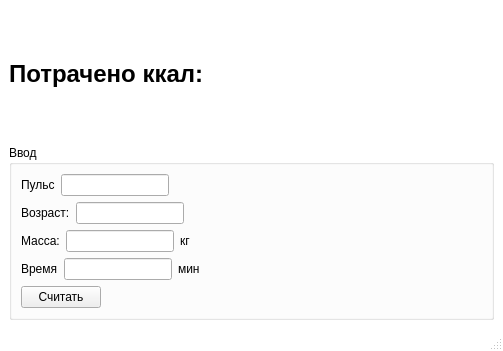
<?xml version="1.0" encoding="UTF-8"?>
<ui version="4.0">
 <class>MainWindow</class>
 <widget class="QMainWindow" name="MainWindow">
  <property name="geometry">
   <rect>
    <x>0</x>
    <y>0</y>
    <width>503</width>
    <height>351</height>
   </rect>
  </property>
  <property name="font">
   <font>
    <pointsize>10</pointsize>
    <bold>true</bold>
   </font>
  </property>
  <property name="windowTitle">
   <string>MainWindow</string>
  </property>
  <property name="styleSheet">
   <string notr="true">QMainWindow{
background-color: rgb(255, 255, 255)
}</string>
  </property>
  <widget class="QWidget" name="centralwidget">
   <layout class="QVBoxLayout" name="verticalLayout">
    <item>
     <widget class="QLabel" name="label_11">
      <property name="font">
       <font>
        <pointsize>18</pointsize>
        <bold>true</bold>
       </font>
      </property>
      <property name="text">
       <string>Потрачено ккал: </string>
      </property>
     </widget>
    </item>
    <item>
     <widget class="QGroupBox" name="groupBox_2">
      <property name="title">
       <string>Ввод</string>
      </property>
      <layout class="QFormLayout" name="formLayout">
       <item row="1" column="0">
        <layout class="QHBoxLayout" name="horizontalLayout">
         <item>
          <widget class="QLabel" name="label_2">
           <property name="text">
            <string>Пульс</string>
           </property>
          </widget>
         </item>
         <item>
          <widget class="QLineEdit" name="lineEdit_3"/>
         </item>
        </layout>
       </item>
       <item row="1" column="1">
        <widget class="QLabel" name="label_10">
         <property name="styleSheet">
          <string notr="true">color: red;</string>
         </property>
         <property name="text">
          <string/>
         </property>
        </widget>
       </item>
       <item row="2" column="0">
        <layout class="QHBoxLayout" name="horizontalLayout_3">
         <item>
          <widget class="QLabel" name="label_4">
           <property name="text">
            <string>Возраст:</string>
           </property>
          </widget>
         </item>
         <item>
          <widget class="QLineEdit" name="lineEdit"/>
         </item>
        </layout>
       </item>
       <item row="2" column="1">
        <widget class="QLabel" name="label_8">
         <property name="styleSheet">
          <string notr="true">color: red;</string>
         </property>
         <property name="text">
          <string/>
         </property>
        </widget>
       </item>
       <item row="3" column="0">
        <layout class="QHBoxLayout" name="horizontalLayout_2">
         <item>
          <widget class="QLabel" name="label_3">
           <property name="text">
            <string>Масса:</string>
           </property>
          </widget>
         </item>
         <item>
          <widget class="QLineEdit" name="lineEdit_2"/>
         </item>
         <item>
          <widget class="QLabel" name="label_13">
           <property name="text">
            <string>кг</string>
           </property>
          </widget>
         </item>
        </layout>
       </item>
       <item row="3" column="1">
        <widget class="QLabel" name="label_9">
         <property name="styleSheet">
          <string notr="true">color: red;</string>
         </property>
         <property name="text">
          <string/>
         </property>
        </widget>
       </item>
       <item row="4" column="0">
        <layout class="QHBoxLayout" name="horizontalLayout_4">
         <item>
          <widget class="QLabel" name="label_12">
           <property name="text">
            <string>Время</string>
           </property>
          </widget>
         </item>
         <item>
          <widget class="QLineEdit" name="lineEdit_4"/>
         </item>
         <item>
          <widget class="QLabel" name="label_14">
           <property name="text">
            <string>мин</string>
           </property>
          </widget>
         </item>
        </layout>
       </item>
       <item row="5" column="0">
        <widget class="QPushButton" name="pushButton">
         <property name="text">
          <string>Считать</string>
         </property>
        </widget>
       </item>
       <item row="4" column="1">
        <widget class="QLabel" name="label">
         <property name="styleSheet">
          <string notr="true">color: red;</string>
         </property>
         <property name="text">
          <string/>
         </property>
        </widget>
       </item>
      </layout>
     </widget>
    </item>
   </layout>
  </widget>
  <widget class="QMenuBar" name="menubar">
   <property name="geometry">
    <rect>
     <x>0</x>
     <y>0</y>
     <width>503</width>
     <height>26</height>
    </rect>
   </property>
  </widget>
  <widget class="QStatusBar" name="statusbar"/>
 </widget>
 <resources/>
 <connections/>
</ui>
